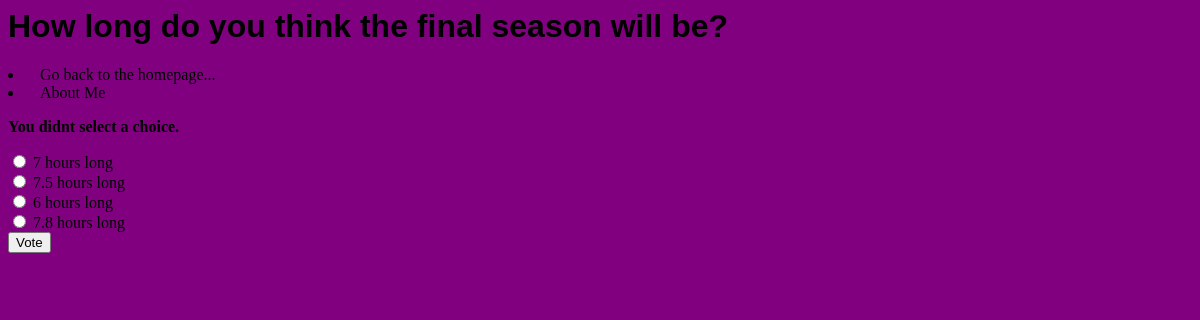
/polls/2/vote/, run on the app's committed database.
### polls/models.py (models this page shows, shortened)
class Question(models.Model):
    question_text = models.CharField(max_length=200)
    pub_date = models.DateTimeField('date published')
    def was_published_recently(self):
        now = timezone.now()
        return now - datetime.timedelta(days=1) <= self.pub_date <= now
    was_published_recently.admin_order_field = 'pub_date'
    was_published_recently.boolean = True
    was_published_recently.short_description = 'Published recently?'

class Choice(models.Model):
    question = models.ForeignKey(Question, on_delete=models.CASCADE)
    choice_text = models.CharField(max_length=200)
    votes = models.IntegerField(default=0)

### polls/views.py (the view)
# urls.py: path('<int:question_id>/vote/', views.vote, name='vote'),
def vote(request, question_id):
    question = get_object_or_404(Question, pk= question_id)
    try:
        selected_choice = question.choice_set.get(pk = request.POST['choice'])
    except(KeyError, Choice.DoesNotExist):
        return render(request, 'polls/detail.html', {
            'question': question,
            'error_message': "You didnt select a choice.",
        })
    else:
        selected_choice.votes += 1
        selected_choice.save()
    return HttpResponseRedirect(reverse('polls:results', args= (question_id, )))

### polls/templates/polls/detail.html (shortened to what this page needs)
{% load static %}
<link rel="stylesheet" type="text/css" href="{% static 'polls/style.css' %}">
<h1 class="detail">{{ question.question_text }}</h1>
<div class="navbar">
    <li><a href="{% url 'polls:index' %}">Go back to the homepage...</a></li>
    <li><a href="{% url 'polls:about_me' %}">About Me</a></li>
</div>
{% if error_message %}<p><strong>{{ error_message }}</strong></p>{% endif %}
<form action="{% url 'polls:vote' question.id %}" method="post">
{% for choice in question.choice_set.all %}
    <input type="radio" name="choice" id="choice{{ forloop.counter }}" value="{{ choice.id }}">
    <label for="choice{{ forloop.counter }}">{{ choice.choice_text }}</label><br>
{% endfor %}
<input type="submit" value="Vote">
</form>

### polls/static/polls/style.css (style rules this page uses)
li { margin-right: 40px; }
li a { color : black; font-size = 18px; text-decoration: none; font-family: Comic Sans MS; }
h1 { font-family: Caviar Dreams, Helvetica, Georgia; }
a { font-family: Comic Sans MS; color: black; text-decoration: none; padding : 10px; }

### data on the page
Question: question_text "How long do you think the final season will be?"
Choice: choice_text "7 hours long"
Choice: choice_text "7.5 hours long"
Choice: choice_text "6 hours long"
Choice: choice_text "7.8 hours long"

### other printed values
{{ error_message }} "You didnt select a choice."
